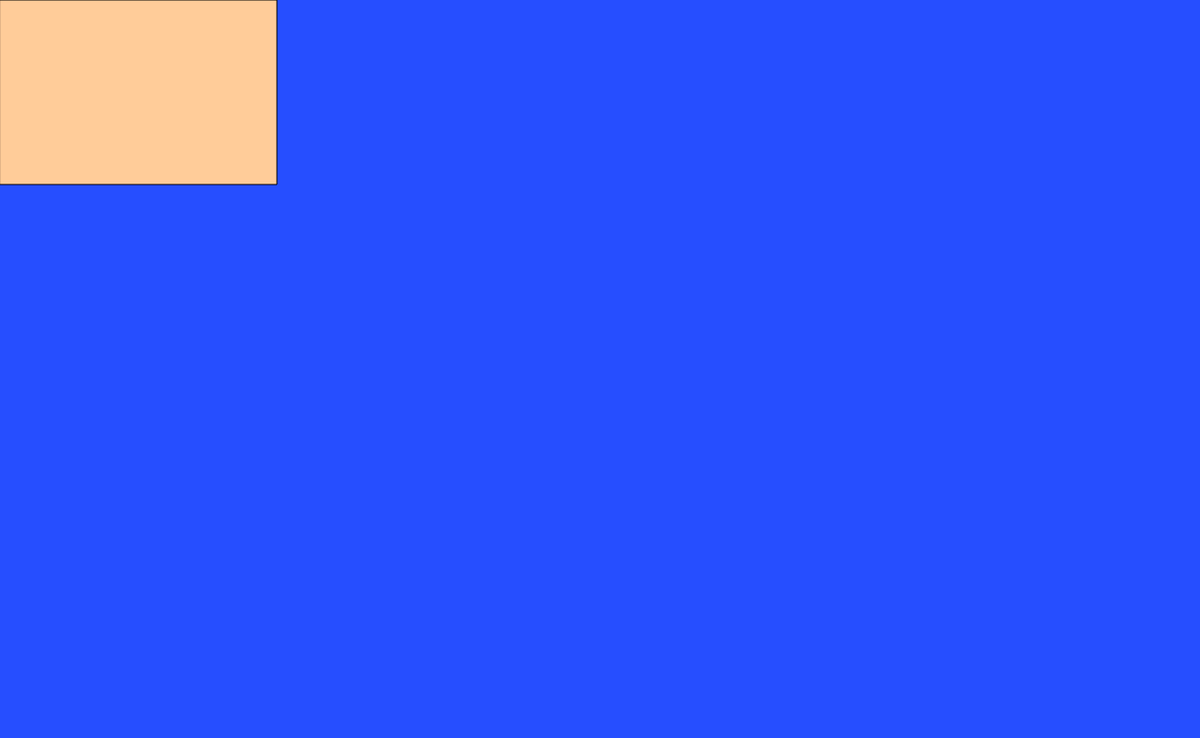
Frame 1 (no input)
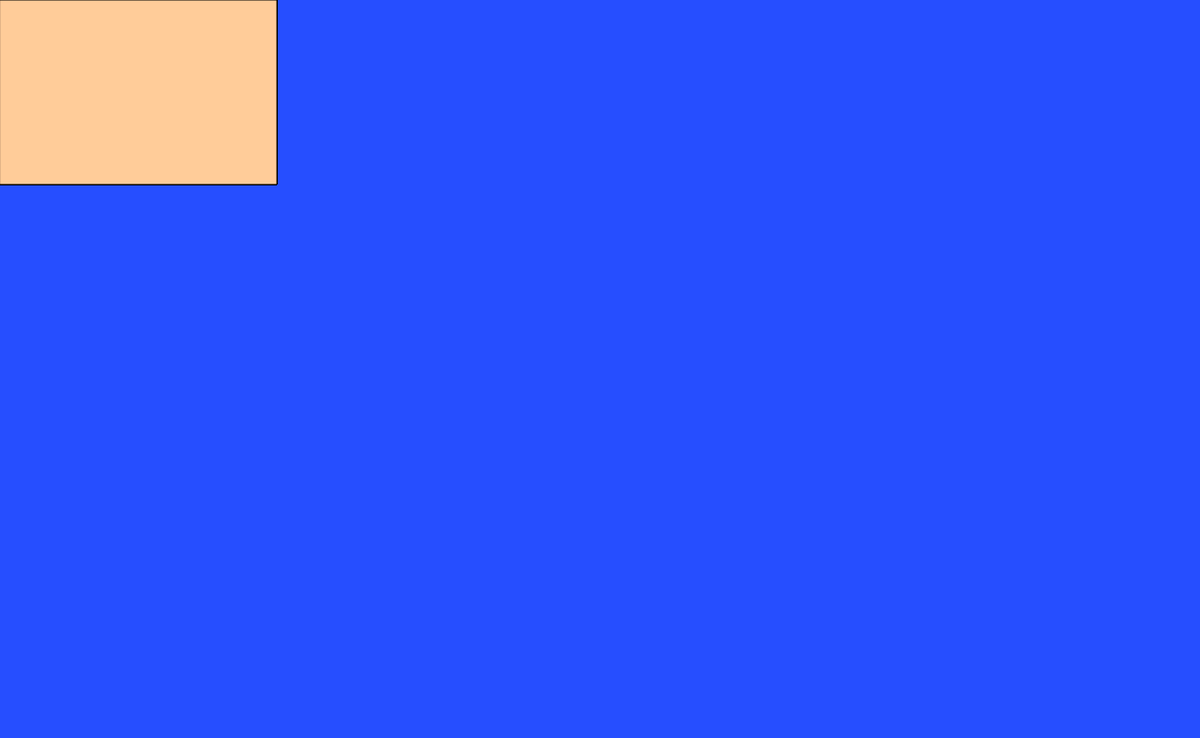
Frame 60 (no input)
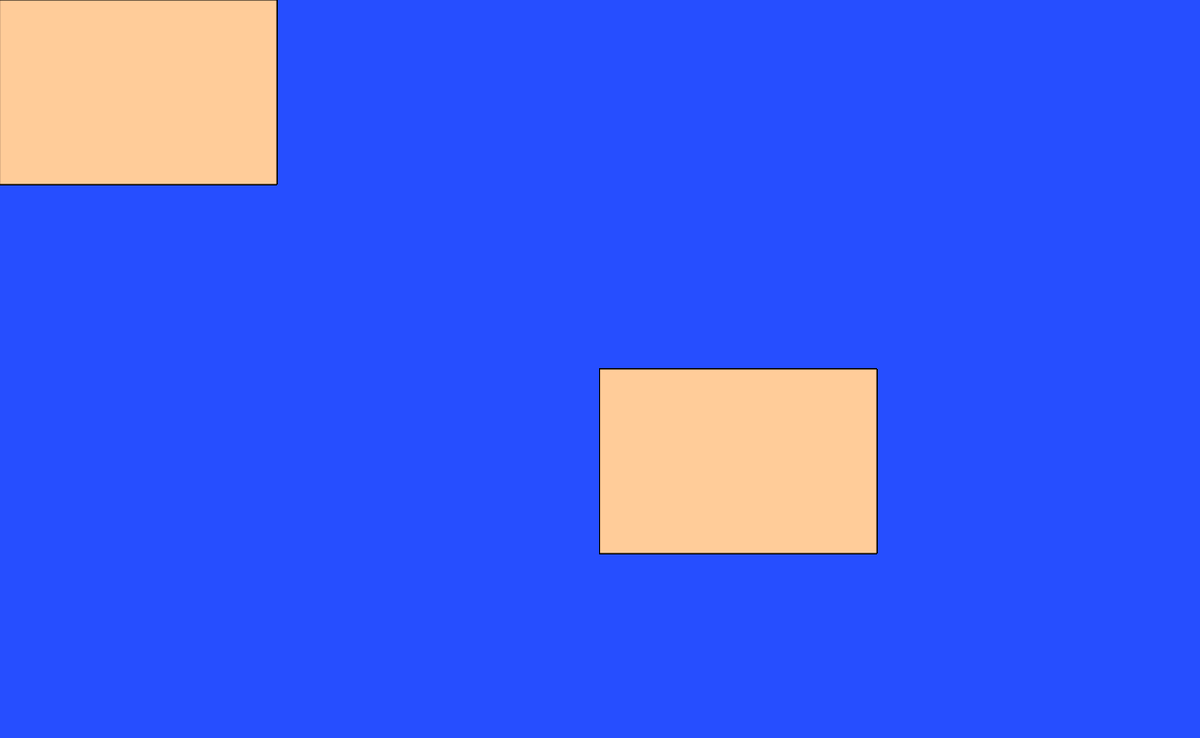
Frame 120 (the mouse pressed at the canvas centre since frame 60)

The p5.js sketch that drew these frames (run headless with seeded random() and noise() and a simulated clock; from frame 60 on, the mouse is pressed at the canvas centre):

// p5.js sketch
// ── sketch.js

function setup() {
  createCanvas(1300, 800);
  background(38, 78, 333);
  fill(255, 204, 153);
}

function draw() {
  translate(mouseX, mouseY);
  rect(0, 0, 300, 200);
}
